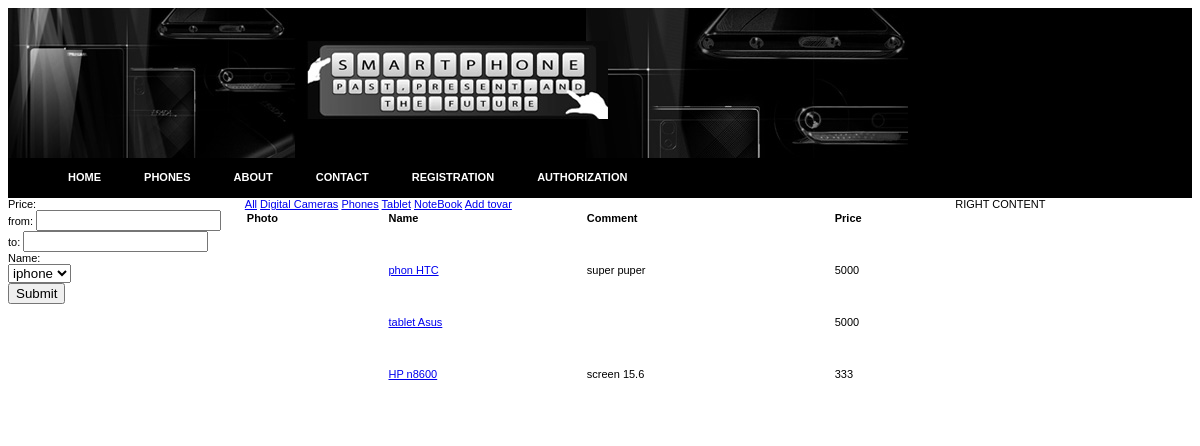
The page / on the database its author committed.
### tables this page shows
CREATE TABLE `product_type` (
  `id` int(11) NOT NULL,
  `parent_id` int(11) DEFAULT '0',
  `name` varchar(50) DEFAULT NULL
);

CREATE TABLE `product` (
  `id` int(11) NOT NULL,
  `type_id` int(11) NOT NULL DEFAULT '-1',
  `name` varchar(50) DEFAULT NULL,
  `price` float DEFAULT NULL,
  `comment` text NOT NULL
);

### core/core.php (called while the page is built, shortened)
<?php
require_once('db_script.php');
require_once('routing.php');
function loadPage(){
	$page = getPage();
	routing($page);
}
function getPage(){
	$result = 'tovar';
	return $result;
}
 ?>

### index.php (called while the page is built)
<?php
require('core/core.php');
loadPage();
?>

### controllers/controller_filter_tovar_list.php (called while the page is built)
<?php
require_once('views/view_filter_tovar_list.php');
?>

### controllers/controller_tovar_list.php (called while the page is built, shortened)
<?php
require_once('models/model_tovar_list.php');
$type_list = get_data('product_type');
$type_id = get_type_id();
if(isset($_GET['filter'])){
	$filter = get_filter();
	$order = get_order();
	$tovar_list = get_filter_tovar_list($type_id,$filter,$order);
}
else
	$tovar_list = get_tovar_list($type_id);
require_once('views/view_tovar_list.php');
function get_type_id(){
	$type_id = null;
return $type_id;
}
require_once('views/view_tovar_list.php');
?>

### core/db_script.php (called while the page is built, shortened)
<?php
function execute_query($query){
	$connection=mysqli_connect('localhost','root','','inet_shop');
	$result=mysqli_query($connection,$query);
	return $result;
}
function execute_select_query($query){
	$result=execute_query($query);
	if (mysqli_num_rows($result)>0){
		while($row=mysqli_fetch_assoc($result)){
			$rows[]=$row;
		}
		return $rows;
	}
	else{
		return null;
	}
}
function build_select_query($table,$where='',$what=''){
	$where_sql='';
	$what_sql='';
	if (empty($what)){
		$what_sql =' * ';
	}
	else{
	}
	return "SELECT $what_sql
			FROM $table
			$where_sql";
}
?>

### models/model_tovar_list.php (called while the page is built, shortened)
<?php
function get_data($table,$where = null,$what = null){
	$query = build_select_query($table,$where,$what);
	return execute_select_query($query);
}
function get_tovar_list($type_id){
	$query = "SELECT id,name,price,comment,
			(SELECT image_path FROM product_image
			 WHERE product_id = product.id LIMIT 1)
			 as photo
			  FROM product";
	return execute_select_query($query);
}
?>

### views/view_tovar_list.php (the view, shortened to what this page needs)
<a href ='tovar'>All</a>
<?php
foreach($type_list as $type){
	extract($type);
?>
<a href ='tovar?type_id=<?=$id;?>'><?=$name;?></a>
<?php
}
?>
<a href ='add_tovar'>Add tovar</a>
<div class='product_list_caption row'>
    <div class='product_photo col'>
        Photo
    </div>
    <div class='product_name col'>
         Name
    </div>
    <div class='product_comment col'>
        Comment
    </div>
    <div class='product_price col'>
         Price
    </div>
</div>
<?php
if($tovar_list){
foreach($tovar_list as $tovar){
	extract($tovar);
?>
<div class='product_list_row row'>
    <div class='product_photo col'>
    </div>
    <div class='product_name col'>
         <a href ='prop_tovar?id=<?=$id;?>'><?=$name;?></a>
    </div>
    <div class='product_comment col'>
        <?=$comment;?>
    </div>
    <div class='product_price col'>
         <?=$price;?>
    </div>
</div>
<?php
}
}
?>

### core/routing.php (shortened to what this page needs)
<?php
function routing($page){
	switch($page){
		case 'tovar':
			$controller = 'controller_tovar_list.php';
			$left_controller = 'controller_filter_tovar_list.php';
			break;
	}
	if(!strpos($page,'action'))
		require_once('views/template_view.php');
	else
		require_once('controllers/'.$controller);
}
?>

### views/template_view.php (shortened to what this page needs)
<!DOCTYPE html>
<html>
<head>
	<link href="default.css" rel="stylesheet" type="text/css" />
</head>
<body>
	<div class='header row'>
		<div class='wrapper'>
			<img src="./images/logo.jpg" alt=""/>
			<ul>
			  <li class="active"><a href="tovar">Home</a></li>
			  <li><a href="">Phones</a></li>
			  <li><a href="">About</a></li>
			  <li><a href="">Contact</a></li>
			  <li><a href="registration">Registration</a></li>
			  	<?php
					if(!isset($_COOKIE['user'])||$_COOKIE['user'] == false){
				?>
			  <li><a href="autorization">Authorization</a></li>
				<?php
				}
				else{
				?>
			  <li><a href="logout">Log out</a></li>
			  <?php
				}
				?>
            </ul>
		</div>
	</div>
	<div class='row'>
		<div class='left_content col'>
<?php
if(isset($left_controller))
	include 'controllers/'.$left_controller;
else
	echo 'LEFT CONTENT';
?>
		</div>
		<div class='main_content col'>
			<?php
			include 'controllers/'.$controller;
			?>
		</div>
		<div class='right_content col'>
			RIGHT CONTENT
		</div>
	</div>
</body>
</html>

### views/view_filter_tovar_list.php (shortened to what this page needs)
<form action = 'tovar'>
	Price:<br>
	from:
	<input type = 'number' min = 0 name = 'price_from' value = "<?=$price;?>"><br>
	to:
	<input type = 'number' min = 0 name = 'price_to' value = "<?=$price;?>"><br>
	Name:<br>
	<select name='name_order'>
		<option>iphone</option>
	</select><br>
	<input type = 'submit'>
</form>

### default.css (style rules this page uses)
body { text-align: justify; font-family: Arial, Helvetica, sans-serif; font-size: 11px; }
.wrapper { width: 1200px; margin: 0 auto; }
.header { height: 190px; background: #000000; }
.header li { display: inline; }
li a { padding: 0px 20px 0px 20px; text-decoration: none; text-transform: uppercase; font-weight: bold; color: #FFFFFF; }
.row:after { content: ""; display: block; clear: both; }
.col { float: left; box-sizing: border-box; }
.left_content,.right_content { width: 20%; }
.main_content { width: 60%; }
.main_content div { border: 1px solid white; box-sizing: border-box; min-height: 50px; }
.product_list_caption { font-weight:bold; }
.product_photo { width: 20%; }
.product_name { width: 28%; }
.product_comment { width: 35%; }
.product_price { width: 7%; }

### rows shown on the page
product_type: name "Digital Cameras"
product_type: name "Phones"
product_type: name "Tablet"
product_type: name "NoteBook"
product: name "phon HTC", comment "super puper", price "5000"
product: name "tablet Asus", price "5000"
product: name "HP n8600", comment "screen 15.6", price "333"
